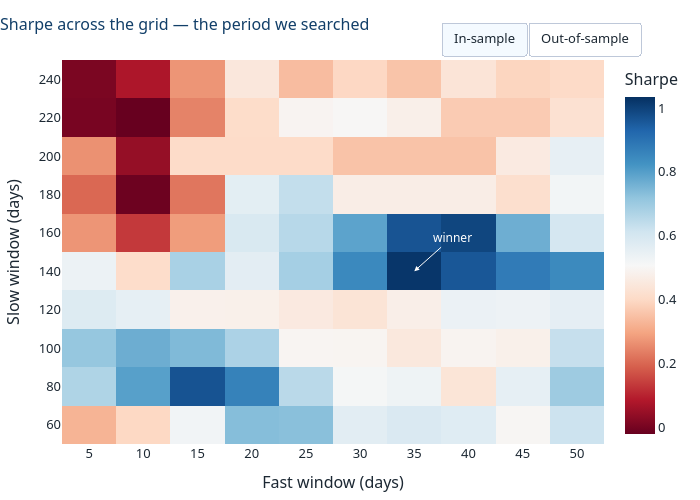

Source (notebook cell):
### Markdown cell above
Two heatmaps of the same grid. Use the buttons to switch between the period we searched over and the period we did not.

### Code cell
piv_is  = grid.pivot(index="slow", columns="fast", values="IS")
piv_oos = grid.pivot(index="slow", columns="fast", values="OOS")

fig = go.Figure()
for z, name, vis in [(piv_is, "In-sample", True), (piv_oos, "Out-of-sample", False)]:
    fig.add_trace(go.Heatmap(z=z.values, x=z.columns, y=z.index, visible=vis,
                             colorscale="RdBu", zmid=piv_is.values.mean(),
                             colorbar=dict(title="Sharpe"),
                             hovertemplate="fast %{x}<br>slow %{y}<br>"
                                           "Sharpe %{z:.2f}<extra></extra>"))
fig.add_annotation(x=winner.fast, y=winner.slow, text="winner", showarrow=True,
                   arrowhead=2, ax=38, ay=-34, font=dict(color=C["white"], size=12),
                   arrowcolor=C["white"])
fig.update_layout(updatemenus=[dict(
    type="buttons", direction="right", x=.7, y=1.10, xanchor="left",
    buttons=[dict(label="In-sample", method="update",
                  args=[{"visible": [True, False]},
                        {"title": "Sharpe across the grid — the period we searched"}]),
             dict(label="Out-of-sample", method="update",
                  args=[{"visible": [False, True]},
                        {"title": "Sharpe across the grid — the period we did not"}])])])
fig.update_xaxes(title="Fast window (days)", dtick=5)
fig.update_yaxes(title="Slow window (days)", dtick=20)
style(fig, height=500, width=700, legend_top=False,
      title="Sharpe across the grid — the period we searched")
fig.show()

### Figure 1 — Plotly figure (JSON) as saved in the notebook; plotly's stock layout.template omitted (floating-point values rounded to 4 significant figures)
{"data": [{"colorbar": {"title": {"text": "Sharpe"}}, "colorscale": [[0, "rgb(103,0,31)"], [0.1, "rgb(178,24,43)"], [0.2, "rgb(214,96,77)"], [0.3, "rgb(244,165,130)"], [0.4, "rgb(253,219,199)"], [0.5, "rgb(247,247,247)"], [0.6, "rgb(209,229,240)"], [0.7, "rgb(146,197,222)"], [0.8, "rgb(67,147,195)"], [0.9, "rgb(33,102,172)"], [1, "rgb(5,48,97)"]], "hovertemplate": "fast %{x}<br>slow %{y}<br>Sharpe %{z:.2f}<extra></extra>", "type": "heatmap", "visible": true, "x": [5, 10, 15, 20, 25, 30, 35, 40, 45, 50], "y": [60, 80, 100, 120, 140, 160, 180, 200, 220, 240], "z": [[0.3247, 0.398, 0.5252, 0.7338, 0.7285, 0.5656, 0.5888, 0.5733, 0.4985, 0.6198], [0.6692, 0.7962, 0.9659, 0.8629, 0.6509, 0.516, 0.5318, 0.438, 0.555, 0.6984], [0.7107, 0.768, 0.7423, 0.6738, 0.4962, 0.4945, 0.4499, 0.4912, 0.4796, 0.631], [0.5793, 0.5531, 0.4806, 0.4795, 0.4563, 0.4355, 0.4739, 0.5405, 0.5347, 0.5579], [0.5378, 0.4102, 0.6792, 0.5634, 0.6855, 0.8479, 1.022, 0.9579, 0.8795, 0.8444], [0.2727, 0.1344, 0.2836, 0.5906, 0.6564, 0.7898, 0.9636, 0.9917, 0.7657, 0.6012], [0.2038, -0.01202, 0.2247, 0.5629, 0.6354, 0.4699, 0.4699, 0.4699, 0.4179, 0.5213], [0.2652, 0.04476, 0.4066, 0.4066, 0.4066, 0.354, 0.354, 0.354, 0.46, 0.5525], [0.003376, -0.01986, 0.2439, 0.4085, 0.4935, 0.5029, 0.4759, 0.3715, 0.3715, 0.4258], [0.008535, 0.0784, 0.2722, 0.4471, 0.3418, 0.3969, 0.3567, 0.4374, 0.3914, 0.403]], "zmid": 0.5073}, {"colorbar": {"title": {"text": "Sharpe"}}, "colorscale": [[0, "rgb(103,0,31)"], [0.1, "rgb(178,24,43)"], [0.2, "rgb(214,96,77)"], [0.3, "rgb(244,165,130)"], [0.4, "rgb(253,219,199)"], [0.5, "rgb(247,247,247)"], [0.6, "rgb(209,229,240)"], [0.7, "rgb(146,197,222)"], [0.8, "rgb(67,147,195)"], [0.9, "rgb(33,102,172)"], [1, "rgb(5,48,97)"]], "hovertemplate": "fast %{x}<br>slow %{y}<br>Sharpe %{z:.2f}<extra></extra>", "type": "heatmap", "visible": false, "x": [5, 10, 15, 20, 25, 30, 35, 40, 45, 50], "y": [60, 80, 100, 120, 140, 160, 180, 200, 220, 240], "z": [[1.322, 1.199, 1.261, 1.291, 1.203, 1.195, 1.187, 1.173, 1.207, 1.083], [1.213, 1.208, 1.235, 1.19, 1.072, 1.24, 1.216, 1.09, 1.048, 1.025], [1.297, 1.417, 1.241, 1.096, 1.083, 1.118, 1.027, 1.002, 1.082, 1.083], [1.404, 1.294, 1.231, 1.099, 1.261, 1.388, 1.377, 1.433, 1.334, 1.311], [1.305, 1.351, 1.464, 1.405, 1.387, 1.388, 1.347, 1.456, 1.334, 1.291], [1.315, 1.454, 1.448, 1.382, 1.44, 1.388, 1.377, 1.456, 1.392, 1.311], [1.454, 1.464, 1.405, 1.387, 1.436, 1.369, 1.435, 1.442, 1.347, 1.291], [1.492, 1.448, 1.382, 1.44, 1.372, 1.377, 1.456, 1.392, 1.311, 1.324], [1.448, 1.379, 1.387, 1.436, 1.369, 1.435, 1.442, 1.347, 1.291, 1.293], [1.405, 1.382, 1.44, 1.388, 1.347, 1.456, 1.392, 1.311, 1.287, 1.283]], "zmid": 0.5073}], "layout": {"annotations": [{"arrowcolor": "#FFFFFF", "arrowhead": 2, "ax": 38, "ay": -34, "font": {"color": "#FFFFFF", "size": 12}, "showarrow": true, "text": "winner", "x": 35, "y": 140}], "colorway": ["#123F69", "#C0392B", "#2E8B6B", "#E8A33D", "#2E7EBB", "#7A8994"], "font": {"color": "#1C2833", "family": "Segoe UI, Helvetica, Arial, sans-serif", "size": 13}, "height": 500, "hoverlabel": {"font": {"size": 12}}, "margin": {"b": 50, "l": 60, "r": 30, "t": 60}, "title": {"font": {"color": "#123F69", "size": 16}, "text": "Sharpe across the grid — the period we searched", "x": 0, "xanchor": "left"}, "updatemenus": [{"buttons": [{"args": [{"visible": [true, false]}, {"title": "Sharpe across the grid — the period we searched"}], "label": "In-sample", "method": "update"}, {"args": [{"visible": [false, true]}, {"title": "Sharpe across the grid — the period we did not"}], "label": "Out-of-sample", "method": "update"}], "direction": "right", "type": "buttons", "x": 0.7, "xanchor": "left", "y": 1.1}], "width": 700, "xaxis": {"dtick": 5, "gridcolor": "#E2EBF4", "showgrid": true, "title": {"text": "Fast window (days)"}, "zeroline": false}, "yaxis": {"dtick": 20, "gridcolor": "#E2EBF4", "showgrid": true, "title": {"text": "Slow window (days)"}, "zeroline": false}}}
